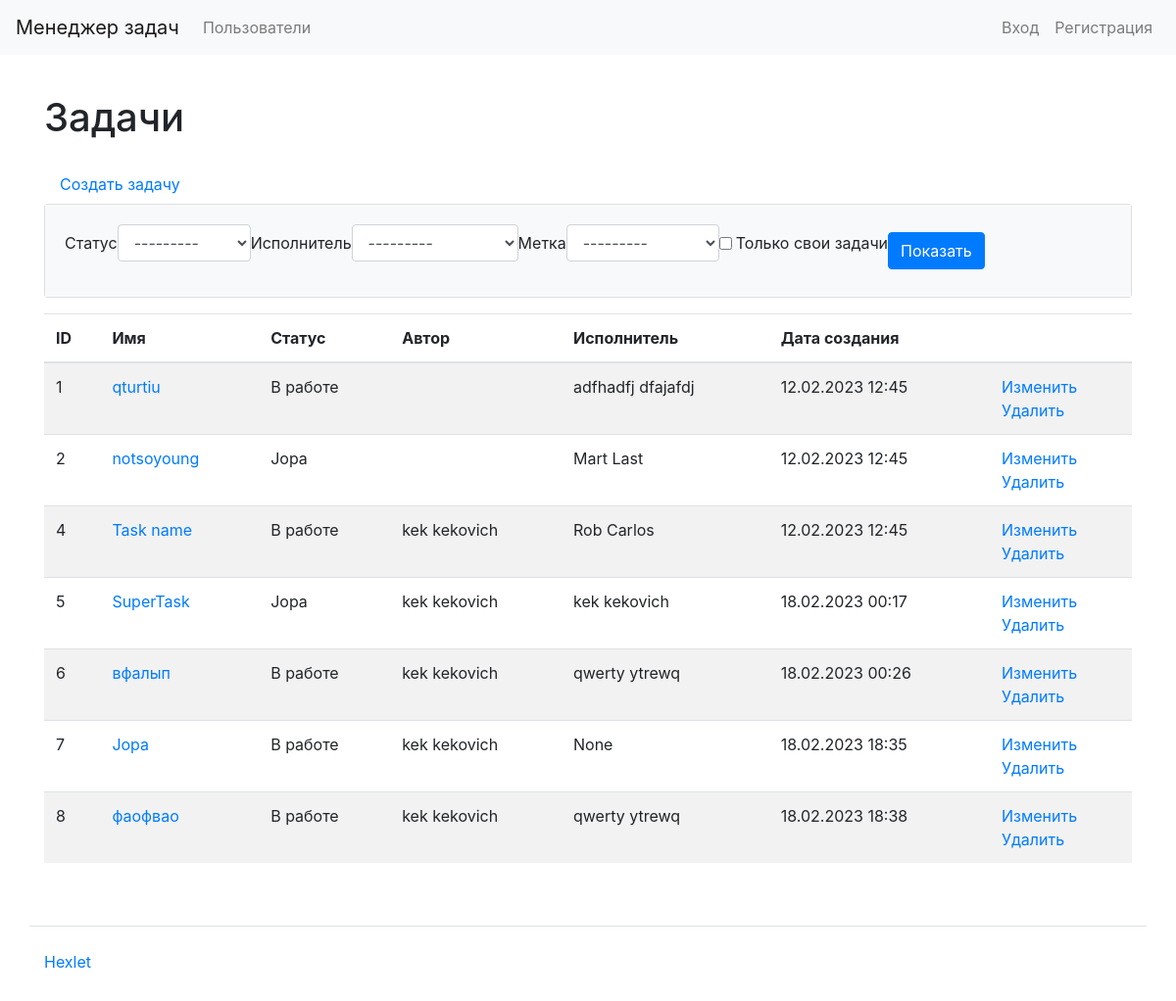
/tasks/, run on an earlier commit of the app's database.
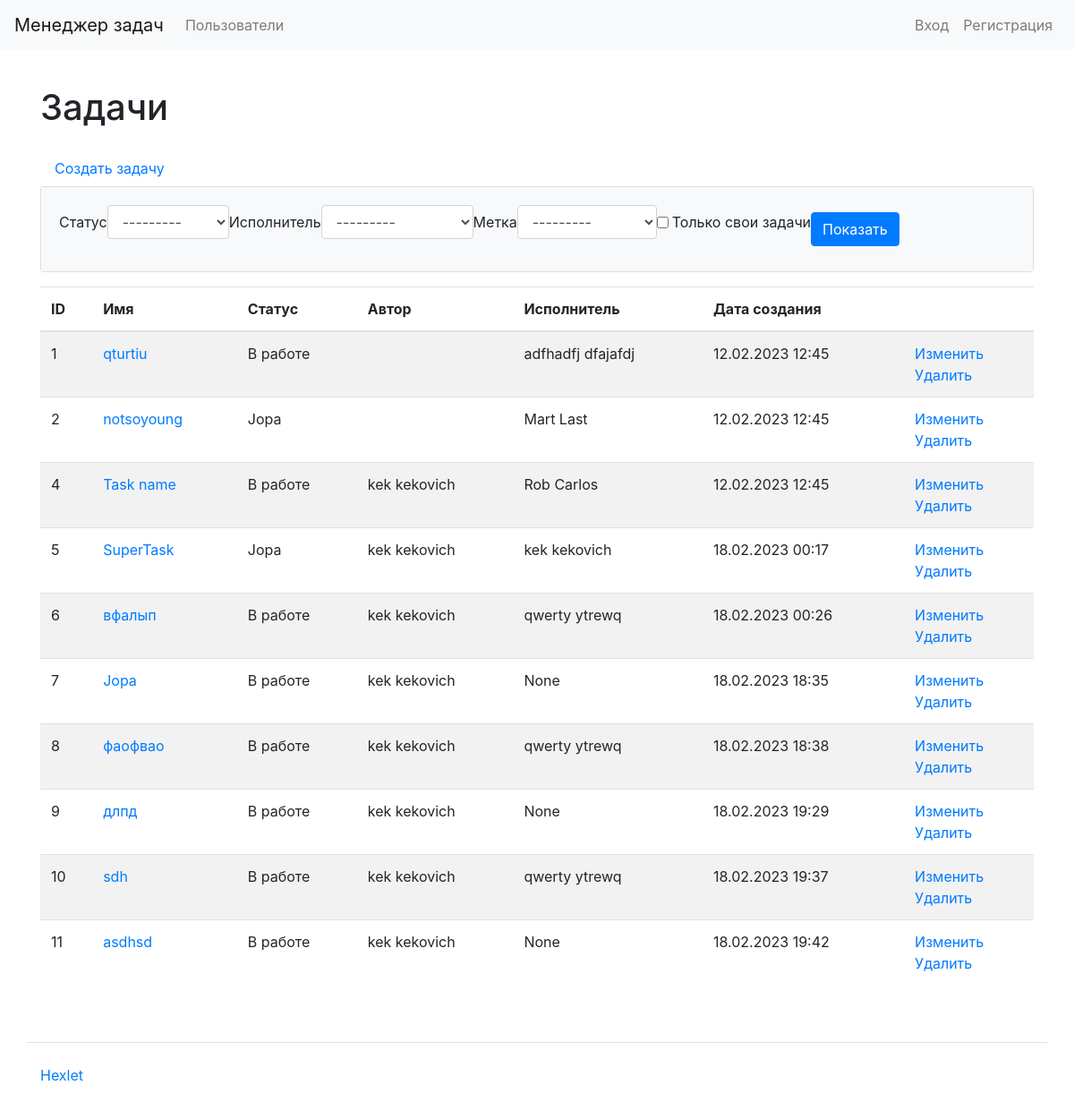
And on a later commit of the database.
### task_manager/tasks/models.py (models this page shows, shortened)
class Tasks(models.Model):
    name = models.CharField(max_length=150, verbose_name='Имя')
    creator = models.ForeignKey(SiteUser, on_delete=models.PROTECT)
    description = models.TextField(verbose_name='Описание', null=True, blank=True)
    status = models.ForeignKey(Statuses, on_delete=models.PROTECT, verbose_name='Статус')
    executor = models.ForeignKey(SiteUser, on_delete=models.PROTECT, verbose_name='Исполнитель', related_name='executor', null=True, blank=True)
    labels = models.ManyToManyField(Label, verbose_name='Метки', through="TasksLabels", blank=True)
    created_at = models.DateTimeField(auto_now=True)

### task_manager/statuses/models.py (models this page shows)
class Statuses(models.Model):
    name = models.CharField(max_length=100, verbose_name='Имя')
    created_at = models.DateTimeField(auto_now=True)
    def __str__(self):
        return self.name

### task_manager/users/models.py (models this page shows)
class SiteUser(AbstractUser):
    first_name = models.CharField(max_length=150, verbose_name='Имя')
    last_name = models.CharField(max_length=150, verbose_name='Фамилия')
    def __str__(self):
        return f'{self.first_name} {self.last_name}'

### task_manager/labels/models.py (called while the page is built)
    def __str__(self):
        return self.name

### task_manager/templates/tasks/tasks_filter.html (shortened to what this page needs)
{% extends "base.html" %}
{% load bootstrap4 %}
{% block content %}
<h1 class="my-4">Задачи</h1>
<a class="nav-link" href="{% url 'create_task' %}">Создать задачу</a>
<div class="card mb-3">
    <div class="card-body bg-light">
        <form class="form-inline center" method="get">
            {% bootstrap_form filter.form field_class="mr-3 ml-2" %}
            <button class="btn btn-primary" type="submit">Показать</button>
        </form>
    </div>
</div>
<table class="table table-striped">
    <thead>
      <tr>
        <th>ID</th>
        <th>Имя</th>
        <th>Статус</th>
        <th>Автор</th>
        <th>Исполнитель</th>
        <th>Дата создания</th>
        <th></th>
      </tr>
    </thead>
    <tbody>
        {% for obj in filter.qs %}
        <tr>
          <td>
            {{ obj.pk }}
          </td>
          <td>
            <a href="{% url 'task_detail' obj.pk %}">{{ obj.name }}</a>
          </td>
          <td>
            {{ obj.status }}
          </td>
          <td>
            {{ obj.creator }}
          </td>
          <td>
            {{ obj.executor }}
          </td>
          <td>{{ obj.created_at|date:"d.m.Y H:i" }}</td>
          <td>
            <a href="{% url 'task_update' obj.pk %}">Изменить</a>
            <br>
            <a href="{% url 'task_delete' obj.pk %}">Удалить</a>
          </td>
        </tr>
        {% endfor %}
    </tbody>
</table>
{% endblock %}

What changed in the data, as far as the page shows it:
added Tasks: pk "9", name "длпд", status "В работе", creator "kek kekovich", executor "None", created_at "18.02.2023 19:29"
added Tasks: pk "10", name "sdh", status "В работе", creator "kek kekovich", executor "qwerty ytrewq", created_at "18.02.2023 19:37"
added Tasks: pk "11", name "asdhsd", status "В работе", creator "kek kekovich", executor "None", created_at "18.02.2023 19:42"
